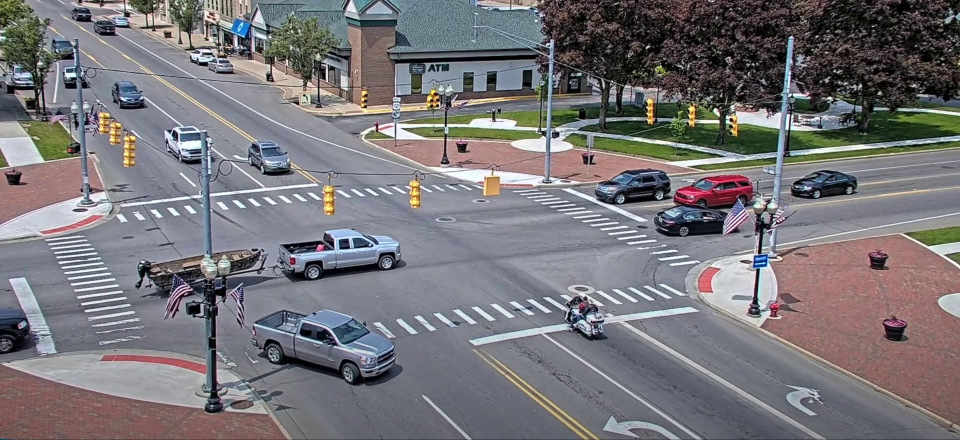
#> input picture Project 2/train/Task1/01_1.jpg, 1920 x 880 px, found by its file name (shown at 1/2 size); its folder holds only this picture in this run
$ jupyter execute --allow-errors 'P2 Task 1.ipynb'
#> lines starting #> are read from the running program, lines starting #| are printed output that depends on the picture; after the words box and inside, x2 and y2 are one past the last pixel; in counts of white or black regions, pixels touching at a corner belong together
[cell 1]
import glob, os
import numpy as np
import cv2 as cv
import os
import glob


from shapely.geometry import Polygon, Point

[cell 2]
def show_image(image_, window_name='image', timeout=0):
    """
    Show image.
    :param image_
    :param window_name
    :param timeout
    """
    height, width = image_.shape[:2]

    cv.imshow(window_name, np.uint8(image_))
    cv.waitKey(timeout)
    cv.destroyAllWindows()

[cell 3]
#GET ALL IMAGES FROM A FOLDER WITH THEIR QUERRIES
def get_images_and_querries(folder_path):

#> called with folder_path = 'train/Task1'
    files = os.listdir(folder_path)

    images = []
    images_querries = []
    #os.chdir(folder_path)
    files = os.listdir(folder_path)

    for file in files:
        if f"{file}".endswith(".jpg"):
                img = cv.imread(os.path.join(folder_path, file))
#> img is the input picture: shape (880, 1920, 3); mean B, G, R 120.5, 116.7, 119.1
                # images.append(cv.normalize(img, None, 0, 1.0, cv.NORM_MINMAX))
                images.append(img)
        else:
            if f"{file}".endswith(".txt"):
                images_querries.append(os.path.join(folder_path, file))

    return np.array(images),images_querries

[cell 4]
#base_folder = os.path.join("train", 'Task1')

# Get the absolute path of the IPython Notebook file
notebook_path = os.path.abspath("__file__")
print(notebook_path)
# Get the directory containing the IPython Notebook file
notebook_path = os.path.dirname(notebook_path)

t1_folder = os.path.join(notebook_path, "train", "Task1")
t1_images,t1_querries = get_images_and_querries(t1_folder)
#> t1_querries = []
print("nr images: ", len(t1_images))
#| nr images:  1
print("nr querries: ", len(t1_querries))
#| nr querries:  0

[cell 5]
show_image(t1_images[0])
#> (the rest of this cell did not finish here and is left out)

[cell 6]
#get coordinates for each monitored road
image = t1_images[0]
r1_p1 = [135,152] # up right
r1_p2 = [411,393] # down right
r1_p3 = [245,414] # down left
r1_p4 = [116,205] # up left
road1_corners = np.array([r1_p1, r1_p2, r1_p3, r1_p4], np.int32)

mask = np.zeros_like(image)

# Fill the polygon on the mask
cv.fillPoly(mask, [road1_corners], (255, 255, 255))
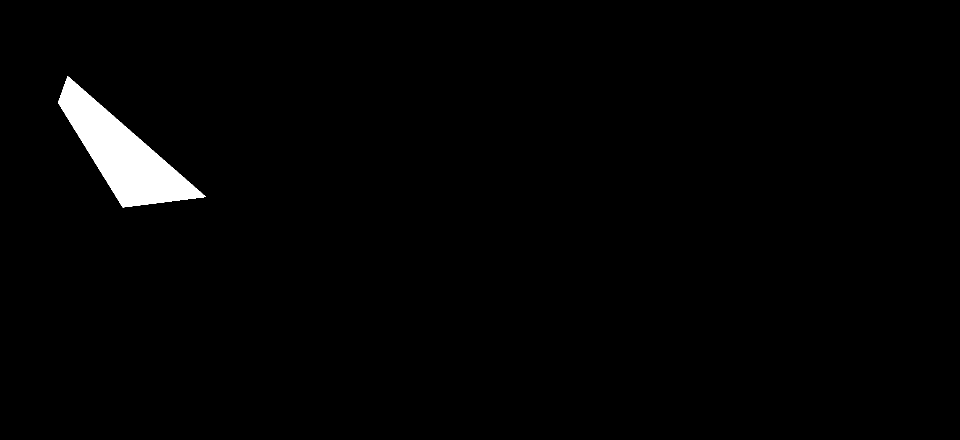
#> mask: shape (880, 1920, 3) (shown at 1/2 size); 1.7% white; 1 white region, box (x1, y1, x2, y2) and area: (116, 152, 412, 415) 28659

# Bitwise AND operation to extract the polygon region from the original image
cropped_image = cv.bitwise_and(image, mask)
cv.imwrite('cropped_image1.png', cropped_image)
#> Out = True

[cell 7]
r2_p1 = [98,54] # up right
r2_p2 = [536,381] # down right
r2_p3 = [411,393] # down left
r2_p4 = [82,90] # up left

road2_corners = np.array([r2_p1, r2_p2, r2_p3, r2_p4], np.int32)

mask = np.zeros_like(image)

# Fill the polygon on the mask
cv.fillPoly(mask, [road2_corners], (255, 255, 255))
#> mask: shape (880, 1920, 3); 1.9% white; 1 white region, box (x1, y1, x2, y2) and area: (82, 54, 537, 394) 31878

# Bitwise AND operation to extract the polygon region from the original image
cropped_image = cv.bitwise_and(image, mask)
cv.imwrite('cropped_image2.png', cropped_image)
#> Out = True

[cell 8]
r3_p1 = [74,1] # up right
r3_p2 = [644,371] # down right
r3_p3 = [536,381] # down left
r3_p4 = [43,7] # up left

road3_corners = np.array([r3_p1, r3_p2, r3_p3, r3_p4], np.int32)

mask = np.zeros_like(image)

# Fill the polygon on the mask
cv.fillPoly(mask, [road3_corners], (255, 255, 255))
#> mask: shape (880, 1920, 3); 1.8% white; 1 white region, box (x1, y1, x2, y2) and area: (43, 1, 645, 382) 30709

# Bitwise AND operation to extract the polygon region from the original image
cropped_image = cv.bitwise_and(image, mask)
cv.imwrite('cropped_image3.png', cropped_image)
#> Out = True

[cell 9]
r4_p1 = [1919,298] # up right
r4_p2 = [1919,320] # down right
r4_p3 = [1088,409] # down left
r4_p4 = [1083,377] # up left

road4_corners = np.array([r4_p1, r4_p2, r4_p3, r4_p4], np.int32)

mask = np.zeros_like(image)

# Fill the polygon on the mask
cv.fillPoly(mask, [road4_corners], (255, 255, 255))
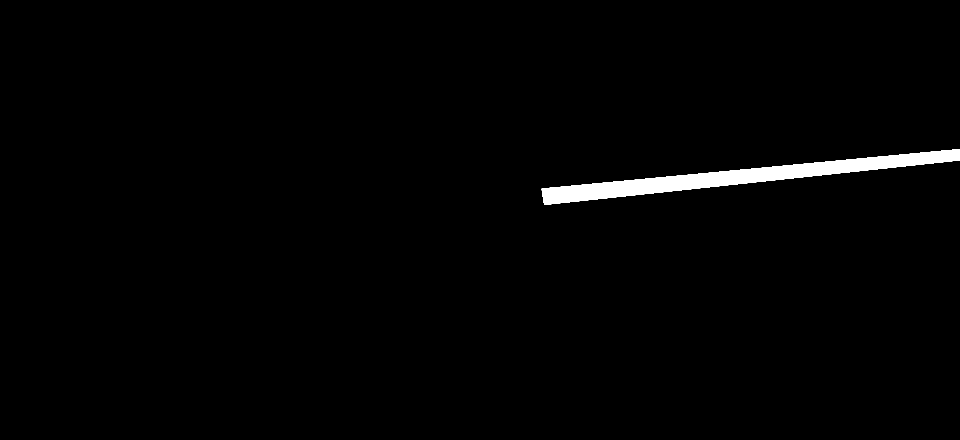
#> mask: shape (880, 1920, 3) (shown at 1/2 size); 1.4% white; 1 white region, box (x1, y1, x2, y2) and area: (1083, 298, 1920, 410) 23576

# Bitwise AND operation to extract the polygon region from the original image
cropped_image = cv.bitwise_and(image, mask)
cv.imwrite('cropped_image4.png', cropped_image)
#> Out = True

[cell 10]
r5_p1 = [1918,323] # up right
r5_p2 = [1918,346] # down right
r5_p3 = [1166,432] # down left
r5_p4 = [1088,409] # up left

road5_corners = np.array([r5_p1, r5_p2, r5_p3, r5_p4], np.int32)

mask = np.zeros_like(image)

# Fill the polygon on the mask
cv.fillPoly(mask, [road5_corners], (255, 255, 255))
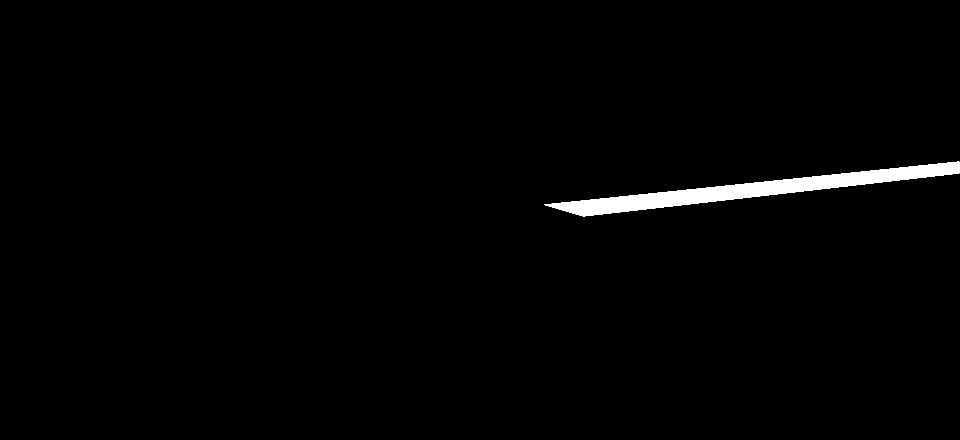
#> mask: shape (880, 1920, 3) (shown at 1/2 size); 1.3% white; 1 white region, box (x1, y1, x2, y2) and area: (1088, 323, 1919, 433) 22390

# Bitwise AND operation to extract the polygon region from the original image
cropped_image = cv.bitwise_and(image, mask)
cv.imwrite('cropped_image5.png', cropped_image)
#> Out = True

[cell 11]
r6_p1 = [1918,346] # up right
r6_p2 = [1919,374] # down right
r6_p3 = [1274,448] # down left
r6_p4 = [1219,422] # up left

road6_corners = np.array([r6_p1, r6_p2, r6_p3, r6_p4], np.int32)

mask = np.zeros_like(image)

# Fill the polygon on the mask
cv.fillPoly(mask, [road6_corners], (255, 255, 255))
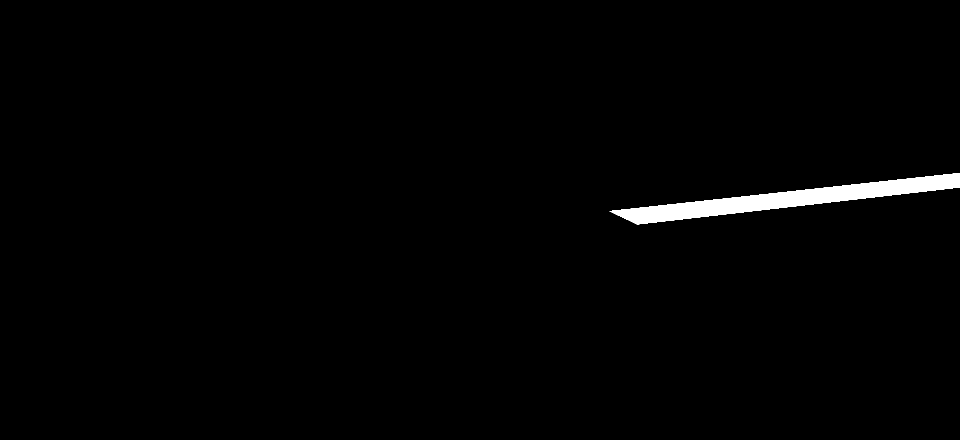
#> mask: shape (880, 1920, 3) (shown at 1/2 size); 1.2% white; 1 white region, box (x1, y1, x2, y2) and area: (1219, 346, 1920, 449) 20958

# Bitwise AND operation to extract the polygon region from the original image
cropped_image = cv.bitwise_and(image, mask)
cv.imwrite('cropped_image6.png', cropped_image)
#> Out = True

[cell 12]
r7_p1 = [1373,596] # up right
r7_p2 = [1918,865] # down right
r7_p3 = [1654,878] # down left
r7_p4 = [1197,614] # up left

road7_corners = np.array([r7_p1, r7_p2, r7_p3, r7_p4], np.int32)

mask = np.zeros_like(image)

# Fill the polygon on the mask
cv.fillPoly(mask, [road7_corners], (255, 255, 255))
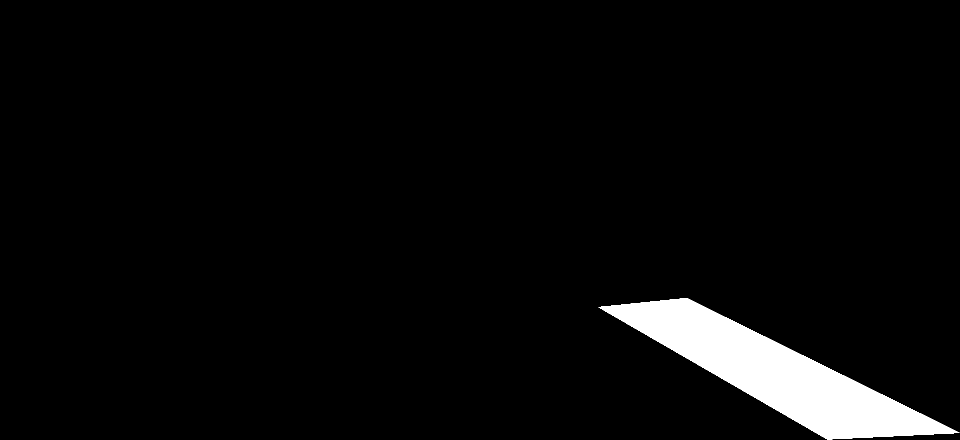
#> mask: shape (880, 1920, 3) (shown at 1/2 size); 4% white; 1 white region, box (x1, y1, x2, y2) and area: (1197, 596, 1919, 879) 67117

# Bitwise AND operation to extract the polygon region from the original image
cropped_image = cv.bitwise_and(image, mask)
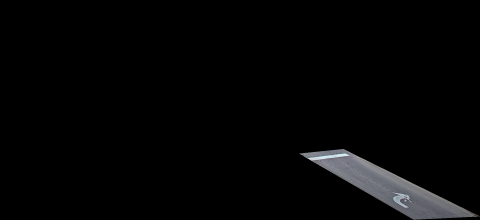
#> cropped_image: shape (880, 1920, 3) (shown at 1/4 size); mean B, G, R 5.1, 4.8, 4.7
cv.imwrite('cropped_image7.png', cropped_image)
#> Out = True

[cell 13]
r8_p1 = [1197,614] # up right
r8_p2 = [1654,878] # down right
r8_p3 = [1404,879] # down left
r8_p4 = [1036,633] # up left

road8_corners = np.array([r8_p1, r8_p2, r8_p3, r8_p4], np.int32)

mask = np.zeros_like(image)

# Fill the polygon on the mask
cv.fillPoly(mask, [road8_corners], (255, 255, 255))
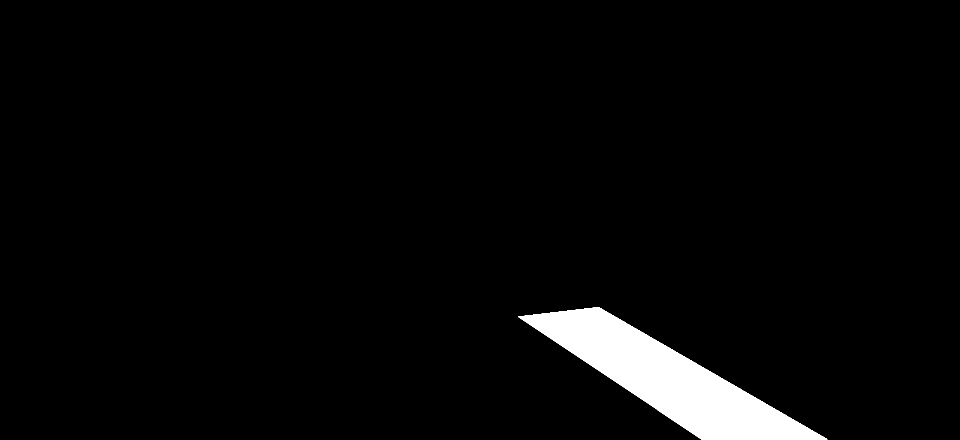
#> mask: shape (880, 1920, 3) (shown at 1/2 size); 3.4% white; 1 white region, box (x1, y1, x2, y2) and area: (1036, 614, 1655, 880) 57146

# Bitwise AND operation to extract the polygon region from the original image
cropped_image = cv.bitwise_and(image, mask)
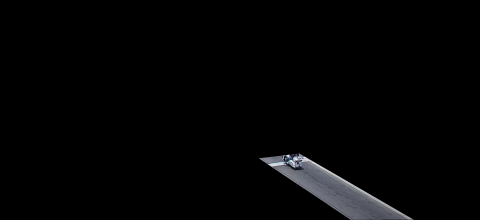
#> cropped_image: shape (880, 1920, 3) (shown at 1/4 size); mean B, G, R 4.1, 3.8, 3.7
cv.imwrite('cropped_image8.png', cropped_image)
#> Out = True

[cell 14]
r9_p1 = [1036,633] # up right
r9_p2 = [1404,879] # down right
r9_p3 = [1197,877] # down left
r9_p4 = [909,661] # up left

road9_corners = np.array([r9_p1, r9_p2, r9_p3, r9_p4], np.int32)

mask = np.zeros_like(image)

# Fill the polygon on the mask
cv.fillPoly(mask, [road9_corners], (255, 255, 255))
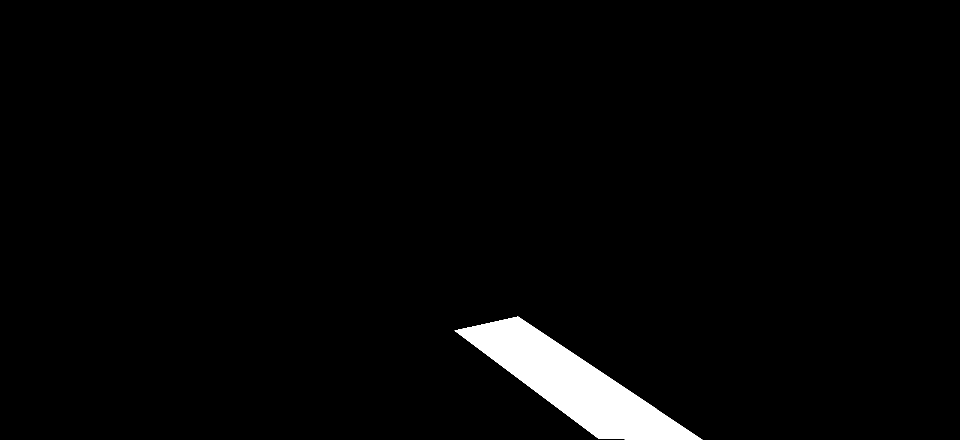
#> mask: shape (880, 1920, 3) (shown at 1/2 size); 2.6% white; 1 white region, box (x1, y1, x2, y2) and area: (909, 633, 1405, 880) 43302

# Bitwise AND operation to extract the polygon region from the original image
cropped_image = cv.bitwise_and(image, mask)
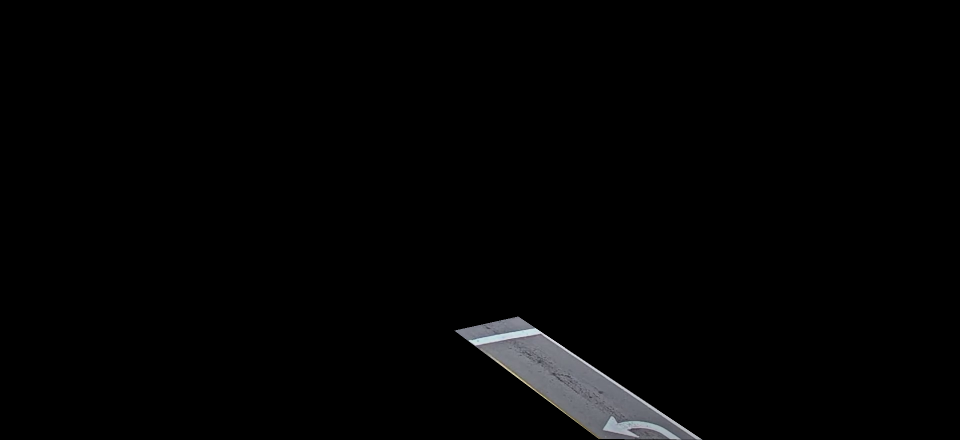
#> cropped_image: shape (880, 1920, 3) (shown at 1/2 size); mean B, G, R 3.4, 3.3, 3.2
cv.imwrite('cropped_image9.png', cropped_image)
#> Out = True

[cell 15]
#USING YOLO PRETRAINED MODEL

print(notebook_path)
yoloWheights_path = os.path.join(notebook_path,"Yolo","yolov3.weights")
yoloCfg_path = os.path.join(notebook_path, "Yolo","yolov3.cfg")
classes_name = os.path.join(notebook_path, "Yolo", "coco.names")

print(yoloWheights_path)

# [10 lines left out: function load_yolo, not called in this run]

[cell 16]
# [9 lines left out: function load_image, not called in this run]

[cell 17]
# [5 lines left out: function detect_cars_on_image, not called in this run]

[cell 18]
# [21 lines left out: function get_box_dimensions, not called in this run]

[cell 19]
# [22 lines left out: function draw_cars, not called in this run]

[cell 20]
# [8 lines left out: function image_detect, not called in this run]

[cell 21]
roads = {"1":road1_corners,
         "2":road2_corners,
         "3":road3_corners,
         "4":road4_corners,
         "5":road5_corners,
         "6":road6_corners,
         "7":road7_corners,
         "8":road8_corners,
         "9":road9_corners}

# [40 lines left out: functions get_box_coordinates, check_roads, not called in this run]

#> (a cell that did not finish here is left out)

[cell 23]
# for q in t1_querries:
def check_cars_on_roads(t1_images, t1_querries):

    predictions = []
    for i in range(len(t1_images)):

        file = open(t1_querries[i])

        image = np.copy(t1_images[i])
        lines = file.readlines()
        line_number = 0
        answer = ""
        for line in lines:

            line_number += 1

            # Skip the first line
            if line_number == 1:
                answer += line.replace('\n', '').strip()
                continue

            road_number = line.replace('\n','').strip()
            answer +='\n' + road_number

            if t1_querries[i].endswith('02_3_gt.txt'):
                a = "breakpoint"

            # print("road number",road_number)
            response, box = check_roads(road_number, image)
            answer += " " + response


            # [7 lines of commented-out code are left out]

        predictions.append(answer)
#> this loop made 1 pass
#> after the loop, predictions = []

    return predictions

[cell 24]
show_image(t1_images[0])

#> (a cell that did not finish here is left out)

[cell 26]
#Get GROUND-TRUTH
ground_truth_path = os.path.join(notebook_path,"train","Task1","ground-truth")
#> (the rest of this cell did not finish here and is left out)

[cell 27]
i = 0
sum = 0
failed_images = []
#> (the rest of this cell did not finish here and is left out)

[cell 28]
def create_predicted_file_names(folder_path):

#> called with folder_path = 'train/Task1'
    files = os.listdir(folder_path)

    predicted_names = []
    #os.chdir(folder_path)
    files = os.listdir(folder_path)

    for file in files:
        if f"{file}".endswith(".jpg"):

            name = f"{file}".strip(".jpg") + "_predicted.txt"
            print(name)
            predicted_names.append(name)

    return predicted_names

predicted_file_names = create_predicted_file_names(t1_folder)
print("Length of predicted file names: ", len(predicted_file_names))

$ run again, on Project 2/train/Task1/02_2.jpg
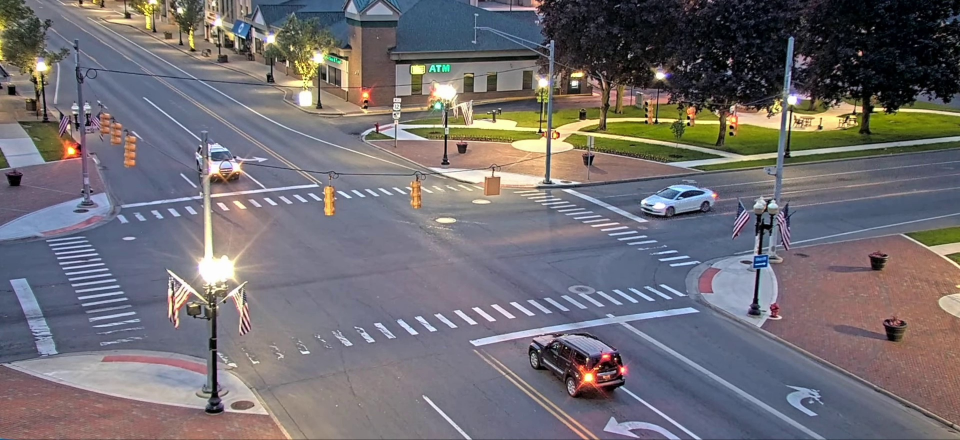
#> input picture Project 2/train/Task1/02_2.jpg, 1920 x 880 px, found by its file name (shown at 1/2 size)
#> in get_images_and_querries, img is the input picture: shape (880, 1920, 3); mean B, G, R 114.1, 109.4, 113.5
#> t1_querries = []
#| nr images:  1
#| nr querries:  0
#> `cv.imwrite('cropped_image1.png', cropped_image)`: Out = True
#> `cropped_image = cv.bitwise_and(image, mask)`:
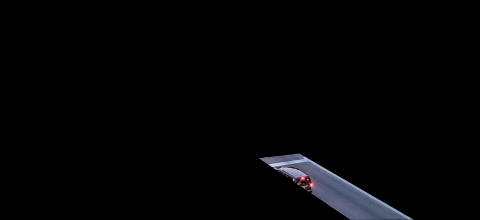
#> cropped_image: shape (880, 1920, 3) (shown at 1/4 size); mean B, G, R 4.4, 3.5, 3.3
#> `cropped_image = cv.bitwise_and(image, mask)`:
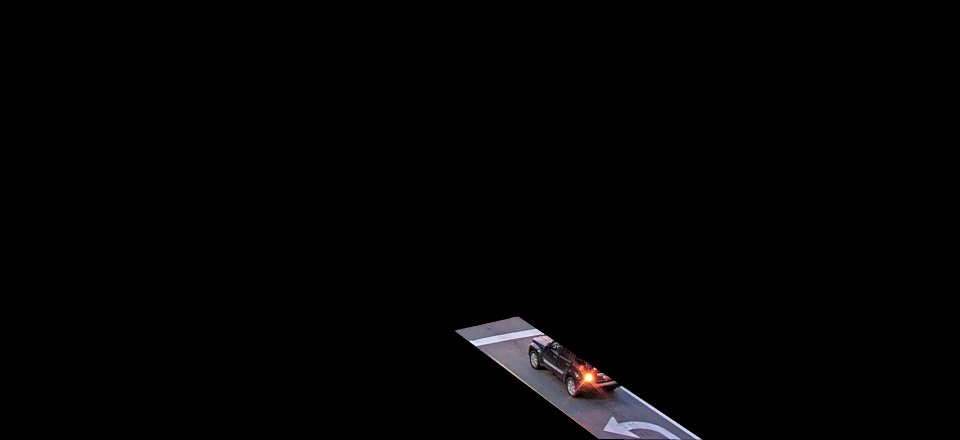
#> cropped_image: shape (880, 1920, 3) (shown at 1/2 size); mean B, G, R 3, 2.6, 2.9
#> the loop in check_cars_on_roads, `for i in range(len(t1_images)): ` made 1 pass
#> after the loop in check_cars_on_roads, `for i in range(len(t1_images)):`: predictions = []

$ run again, on Project 2/train/Task1/02_3.jpg
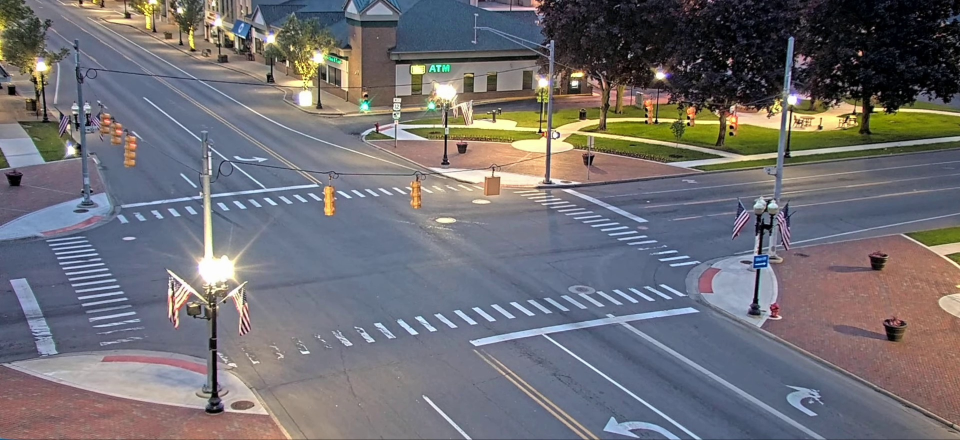
#> input picture Project 2/train/Task1/02_3.jpg, 1920 x 880 px, found by its file name (shown at 1/2 size)
#> in get_images_and_querries, img is the input picture: shape (880, 1920, 3); mean B, G, R 115.4, 110.6, 112.7
#> t1_querries = []
#| nr images:  1
#| nr querries:  0
#> `cv.imwrite('cropped_image1.png', cropped_image)`: Out = True
#> `cropped_image = cv.bitwise_and(image, mask)`:
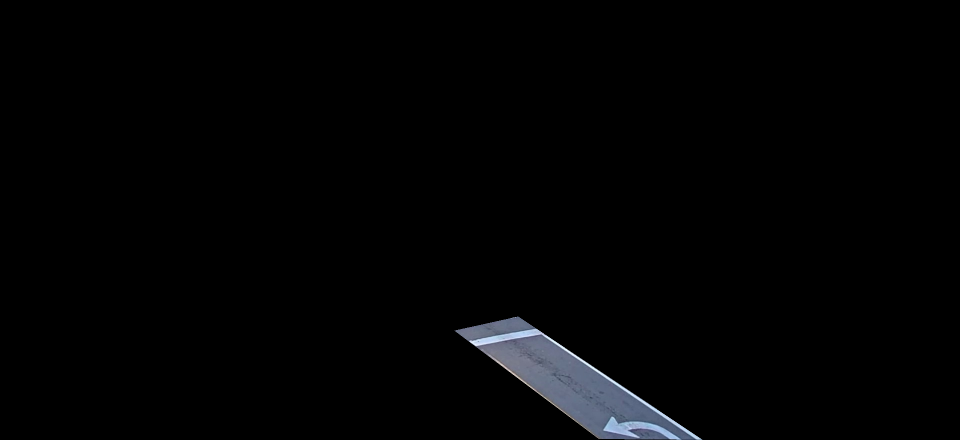
#> cropped_image: shape (880, 1920, 3) (shown at 1/2 size); mean B, G, R 3.7, 3.2, 2.9
#> the loop in check_cars_on_roads, `for i in range(len(t1_images)): ` made 1 pass
#> after the loop in check_cars_on_roads, `for i in range(len(t1_images)):`: predictions = []
